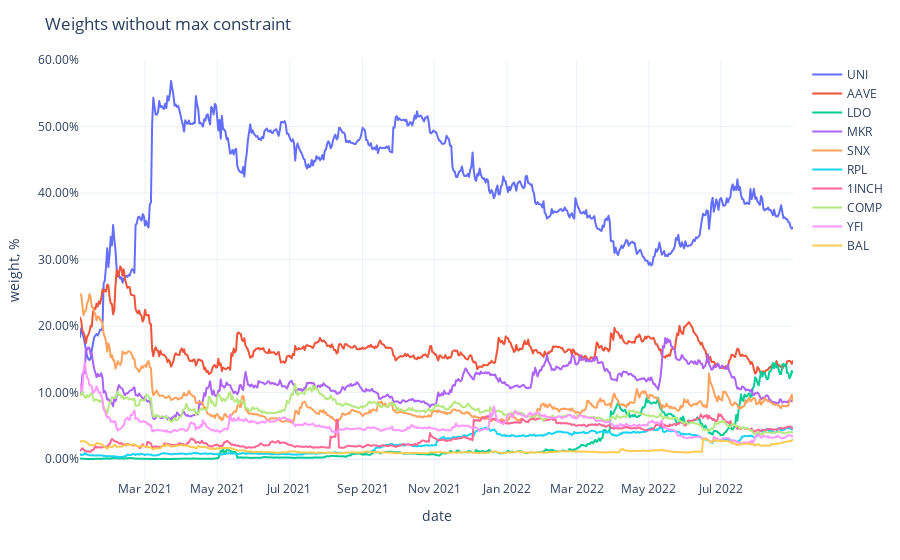

The notebook cell this image was saved under:
### Code cell
fig = px.line(weights,
              labels={'value': 'weight, %', 'variable': ''})
fig.update_traces(
    hovertemplate="%{y}"
)
fig.update_yaxes(
    tickformat=".2%",
)
fig.update_xaxes(
    showspikes=True,
    spikethickness=2,
    spikedash="dot",
    spikecolor="#999999",
    spikemode="across",
)
fig.update_layout(
    ## showlegend=False,
    hovermode="x",
    hoverdistance=100,  ## Distance to show hover label of data point
    spikedistance=1000,  ## Distance to show spike
    template='plotly_white',
    title='Weights without max constraint'
)

### Figure 1 — Plotly figure (JSON) as saved in the notebook; plotly's stock layout.template omitted (floating-point values rounded to 4 significant figures; data arrays with more than 128 entries replaced by an {"elided": "..."} marker saying what was removed)
{"data": [{"hovertemplate": "%{y}", "legendgroup": "UNI", "line": {"color": "#636efa", "dash": "solid"}, "marker": {"symbol": "circle"}, "mode": "lines", "name": "UNI", "showlegend": true, "type": "scattergl", "x": {"elided": "604 str values"}, "xaxis": "x", "y": {"elided": "604 float values"}, "yaxis": "y"}, {"hovertemplate": "%{y}", "legendgroup": "AAVE", "line": {"color": "#EF553B", "dash": "solid"}, "marker": {"symbol": "circle"}, "mode": "lines", "name": "AAVE", "showlegend": true, "type": "scattergl", "x": {"elided": "604 str values"}, "xaxis": "x", "y": {"elided": "604 float values"}, "yaxis": "y"}, {"hovertemplate": "%{y}", "legendgroup": "LDO", "line": {"color": "#00cc96", "dash": "solid"}, "marker": {"symbol": "circle"}, "mode": "lines", "name": "LDO", "showlegend": true, "type": "scattergl", "x": {"elided": "604 str values"}, "xaxis": "x", "y": {"elided": "604 float values"}, "yaxis": "y"}, {"hovertemplate": "%{y}", "legendgroup": "MKR", "line": {"color": "#ab63fa", "dash": "solid"}, "marker": {"symbol": "circle"}, "mode": "lines", "name": "MKR", "showlegend": true, "type": "scattergl", "x": {"elided": "604 str values"}, "xaxis": "x", "y": {"elided": "604 float values"}, "yaxis": "y"}, {"hovertemplate": "%{y}", "legendgroup": "SNX", "line": {"color": "#FFA15A", "dash": "solid"}, "marker": {"symbol": "circle"}, "mode": "lines", "name": "SNX", "showlegend": true, "type": "scattergl", "x": {"elided": "604 str values"}, "xaxis": "x", "y": {"elided": "604 float values"}, "yaxis": "y"}, {"hovertemplate": "%{y}", "legendgroup": "RPL", "line": {"color": "#19d3f3", "dash": "solid"}, "marker": {"symbol": "circle"}, "mode": "lines", "name": "RPL", "showlegend": true, "type": "scattergl", "x": {"elided": "604 str values"}, "xaxis": "x", "y": {"elided": "604 float values"}, "yaxis": "y"}, {"hovertemplate": "%{y}", "legendgroup": "1INCH", "line": {"color": "#FF6692", "dash": "solid"}, "marker": {"symbol": "circle"}, "mode": "lines", "name": "1INCH", "showlegend": true, "type": "scattergl", "x": {"elided": "604 str values"}, "xaxis": "x", "y": {"elided": "604 float values"}, "yaxis": "y"}, {"hovertemplate": "%{y}", "legendgroup": "COMP", "line": {"color": "#B6E880", "dash": "solid"}, "marker": {"symbol": "circle"}, "mode": "lines", "name": "COMP", "showlegend": true, "type": "scattergl", "x": {"elided": "604 str values"}, "xaxis": "x", "y": {"elided": "604 float values"}, "yaxis": "y"}, {"hovertemplate": "%{y}", "legendgroup": "YFI", "line": {"color": "#FF97FF", "dash": "solid"}, "marker": {"symbol": "circle"}, "mode": "lines", "name": "YFI", "showlegend": true, "type": "scattergl", "x": {"elided": "604 str values"}, "xaxis": "x", "y": {"elided": "604 float values"}, "yaxis": "y"}, {"hovertemplate": "%{y}", "legendgroup": "BAL", "line": {"color": "#FECB52", "dash": "solid"}, "marker": {"symbol": "circle"}, "mode": "lines", "name": "BAL", "showlegend": true, "type": "scattergl", "x": {"elided": "604 str values"}, "xaxis": "x", "y": {"elided": "604 float values"}, "yaxis": "y"}], "layout": {"autosize": true, "hoverdistance": 100, "hovermode": "x", "legend": {"title": {"text": ""}, "tracegroupgap": 0}, "margin": {"t": 60}, "spikedistance": 1000, "title": {"text": "Weights without max constraint"}, "xaxis": {"anchor": "y", "autorange": true, "domain": [0, 1], "range": ["2021-01-05", "2022-08-31"], "showspikes": true, "spikecolor": "#999999", "spikedash": "dot", "spikemode": "across", "spikethickness": 2, "title": {"text": "date"}, "type": "date"}, "yaxis": {"anchor": "x", "autorange": true, "domain": [0, 1], "range": [-0.03127, 0.6], "tickformat": ".2%", "title": {"text": "weight, %"}, "type": "linear"}}}
